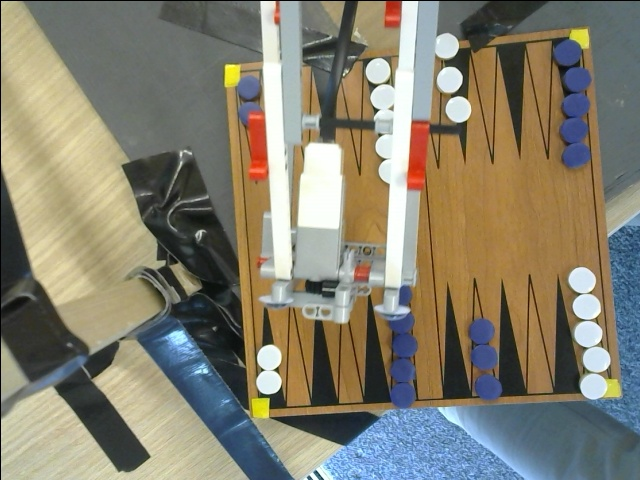
#> input picture Decision Making/logs/Image taken.jpg, 640 x 480 px
$ python -i vision.py   (imports and definitions only)
#> lines starting #> are read from the running program, lines starting #| are printed output that depends on the picture; after the words box and inside, x2 and y2 are one past the last pixel; in counts of white or black regions, pixels touching at a corner belong together
#> further down, picture is the input picture: shape (480, 640, 3); mean B, G, R 111.9, 128.7, 133.2
#!/usr/bin/env python
# coding: utf-8

# Using https://www.pyimagesearch.com/2016/02/15/determining-object-color-with-opencv/ to work coordinates for tokens based on colour.
#
# https://jakevdp.github.io/blog/2017/12/05/installing-python-packages-from-jupyter/ for downloading packages in Notebook.

# In[275]:


# Install a pip package in the current Jupyter kernel
# import sys
# !{sys.executable} -m pip install --upgrade imutils
# !{sys.executable} -m pip install --upgrade opencv-python
# !{sys.executable} -m pip install --upgrade keyboard


# In[276]:


# import the necessary packages
import argparse
import imutils
import cv2
import numpy as np


# In[277]:


# CONSTANTS

# Constant for where the camera is
# 0 is where the black player sits
# 1 is side of board turning 90 degrees anticlockwise
# 2 is where the white player sits
# 3 is 90 degrees clockwise from where the black player sits
BOARD_SIDE = 2
BOARD_ANGLE = BOARD_SIDE * 90

SPIKE_WIDTH = 1 / 13
SPIKE_RADIUS = SPIKE_WIDTH / 2
SPIKE_HEIGHT = 8.5 / 22
MIDDLE_HEIGHT = 1 - (2 * SPIKE_HEIGHT)

# BLACK_COLOUR_LOWER = [50,87,105]
BLACK_COLOUR_LOWER = [46,78,95]
BLACK_COLOUR_HIGHER = [179,255,255]

WHITE_COLOUR_LOWER = [50,0,200]
WHITE_COLOUR_HIGHER = [179,255,255]

BORDER_COLOUR_LOWER = [25,105,149]
BORDER_COLOUR_HIGHER = [60,255,255]

TOKEN_RADIUS = SPIKE_RADIUS
TOKEN_GAP = SPIKE_WIDTH + 0.2 / 22

debug = False

# https://www.pyimagesearch.com/2014/08/04/opencv-python-color-detection/ using to mask the image to only deal with parts of a certain colour.


def debug_log(image, name = "Computer Vision"):
    # Function to log images taken
    # If debug is turned on windows will be opened
    # displaying the camera image when playing
    if debug:
        cv2.imshow(name, image)
        cv2.waitKey(0)
        cv2.destroyAllWindows()
    cv2.imwrite("./logs/" + name + ".jpg", image)


def get_shapes(image, lower, upper, seperate = False, name = ""):
#> called with seperate = False, name = 'Border'
    lower = np.array(lower, dtype = "uint8")
    upper = np.array(upper, dtype = "uint8")

    # Our image is already white on black, but we apply grayscale
    # again, blur the image for better detection and then apply
    # a threshold.
    hsv = cv2.cvtColor(image, cv2.COLOR_BGR2HSV)
#> hsv: shape (480, 640, 3); mean H, S, V 50.7, 75.1, 144.7
    mask = cv2.inRange(hsv, lower, upper)
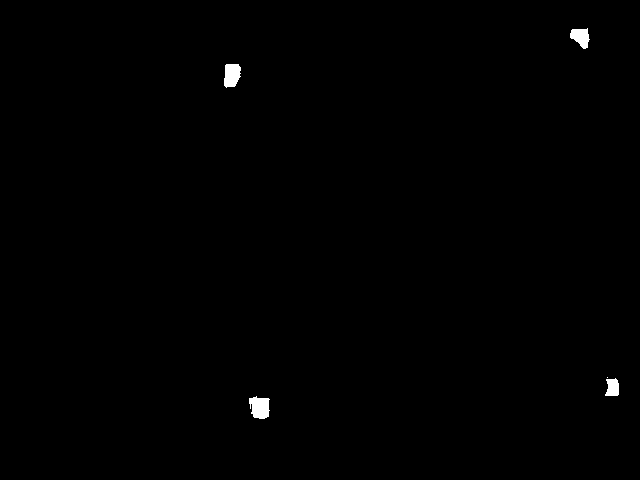
#> mask: shape (480, 640); 0.38% white; 5 white regions (1 under 20 px), largest, box (x1, y1, x2, y2) and area: (249, 396, 270, 419) 371, (224, 64, 241, 88) 332, (570, 28, 590, 49) 274, (605, 378, 619, 396) 202
    image = cv2.bitwise_and(image, image, mask = mask)

    debug_log(image, "Mask " + name)

    cnt = None

    gray = cv2.cvtColor(image, cv2.COLOR_BGR2GRAY)
    blurred = cv2.GaussianBlur(gray, (5, 5), 0)
    thresh = cv2.threshold(blurred, 60, 255, cv2.THRESH_OTSU)[1]
#> thresh: shape (480, 640); 0.38% white; 4 white regions

    if seperate:
        # This is code found from the internet to seperate blobs into circles
        kernel = np.ones((3,3),np.uint8)
        # Removes small unwanted features
        opening = cv2.morphologyEx(thresh,cv2.MORPH_OPEN,kernel, iterations = 2)
        # sure background area
        # sure_bg = cv2.dilate(opening,kernel,iterations=3)
        # Finding sure foreground area
        # Further away a point is from an edge the grayer it becomes
        dist_transform = cv2.distanceTransform(opening,cv2.DIST_L2,5)
        # Binarise with threshold and end up with the white parts
        ret, sure_fg = cv2.threshold(dist_transform,0.7*dist_transform.max(),255,0)
        # Finding unknown region
        sure_fg = np.uint8(sure_fg)
        # unknown = cv2.subtract(sure_bg,sure_fg)

        debug_log(sure_fg, "Split " + name)

        # We find the contours on the small circles calculated from the code
        cnts = cv2.findContours(sure_fg.copy(), cv2.RETR_EXTERNAL,cv2.CHAIN_APPROX_SIMPLE)
    else:
        # If we do not want to seperate the circles we simply find contours
        # on a copy of the threshold
        cnts = cv2.findContours(thresh.copy(), cv2.RETR_EXTERNAL,cv2.CHAIN_APPROX_SIMPLE)
#> cnts = 4 contours; box (x1, y1, x2, y2) and area: (249, 397, 269, 419) 322, (224, 64, 241, 87) 295, (570, 29, 589, 49) 240, (605, 379, 619, 396) 172


    # find the colors within the specified boundaries and apply the mask

    # Each element has the form (x,y,area)
    xs = [];
    ys = [];
    areas = [];

    # Contours are a curve that joins all the continous points
    # around an object with a specific colour intensity.
    # in openCV this is finding white objects on a black background.
    cnts = imutils.grab_contours(cnts)


    # loop over the contours
    for c in cnts:
        # Compute the center of the contour
        M = cv2.moments(c) # Weighted average of pixel intensities

        # Computing the coordinates of the centre of each token.
        # Coordinates are relative to the image.
        # So they are on a 1200 by 720 grid.

        # Small amount of the colour picked up, ignore as no area so
        # will not be a token.
        if M["m00"] <= 0: continue

        xs.append(M["m10"] / M["m00"])
        ys.append(M["m01"] / M["m00"])

        x = int(M["m10"] / M["m00"])
        y = int(M["m01"] / M["m00"])

        # Code off of the internet that can plot the contours.
        cv2.drawContours(image, [c], -1, (0, 255, 0), 2)
        cv2.circle(image, (x, y), 7, (255, 255, 255), -1)
        cv2.putText(image, "center", (x - 20, y - 20),
        cv2.FONT_HERSHEY_SIMPLEX, 0.5, (255, 255, 255), 2)
#> this loop made 4 passes
#> (x, y) on passes 1 to 4: (259, 407), (612, 387), (231, 74), (580, 36)
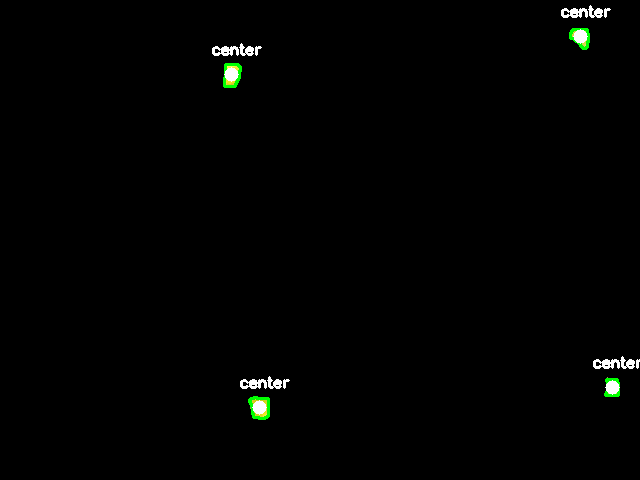
#> image: shape (480, 640, 3); mean B, G, R 1.6, 2.3, 1.7
#> after the loop, xs = [259.6, 612.3, 231.5, 580.3]; ys = [407.2, 387.3, 74.58, 36.68]

    debug_log(image, "Centers " + name)

    return np.vstack((xs,ys))


def perspective_transform(image):

    pts = np.transpose(get_shapes(image, BORDER_COLOUR_LOWER, BORDER_COLOUR_HIGHER, False, "Border"))
#> pts = [[259.6, 407.2], [612.3, 387.3], [231.5, 74.58], [580.3, 36.68]]
    rect = np.zeros((4, 2), dtype = "float32")

    a = pts.sum(axis = 1)
#> a = [666.8, 999.6, 306, 616.9]
    rect[0] = pts[np.argmin(a)]
    rect[3] = pts[np.argmax(a)]

    b = np.diff(pts, axis = 1)
#> b = [147.5, -225, -156.9, -543.6]
    rect[1] = pts[np.argmin(b)]
    rect[2] = pts[np.argmax(b)]

    (tl, tr, bl, br) = rect

    widthA = np.sqrt(((br[0] - bl[0]) ** 2) + ((br[1] - bl[1]) ** 2))
    widthB = np.sqrt(((tr[0] - tl[0]) ** 2) + ((tr[1] - tl[1]) ** 2))
    maxWidth = max(int(widthA), int(widthB))

    heightA = np.sqrt(((tr[0] - br[0]) ** 2) + ((tr[1] - br[1]) ** 2))
    heightB = np.sqrt(((tl[0] - bl[0]) ** 2) + ((tl[1] - bl[1]) ** 2))
    maxHeight = max(int(heightA), int(heightB))

    dst = np.array([[0, 0],[maxWidth , 0],[0, maxHeight],[maxWidth, maxHeight]], dtype = "float32")

    # compute the perspective transform matrix and then apply it
    pt = cv2.getPerspectiveTransform(rect, dst)
#> pt = [[1.1, -0.093, -247.2], [0.119, 1.1, -109.3], [0.000163, 6.08e-06, 1]]
    warped = cv2.warpPerspective(image, pt, (maxWidth, maxHeight))
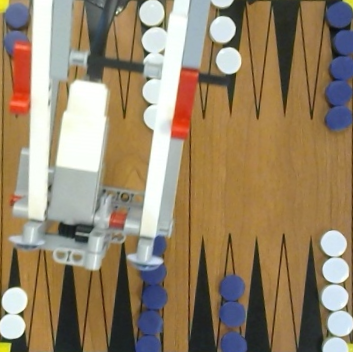
#> warped: shape (352, 353, 3); mean B, G, R 105.2, 132.2, 150.5

    return warped


# [71 lines left out: functions report_positions, count_colours, not called in this run]


def abstract_board(board):
    return [count_colours(spike) for spike in board]


class VisionError(Exception):
    # Base class for exceptions for computer vision
    pass

class CameraReadError(VisionError):
    # Exception raised for error reading from the camera.
    def __init__(self, message):
        self.message = message

class BoardStateError(VisionError):
    # Exepction raised for multiple colours appear to be on the same spike
    def __init__(self, message):
        self.message = message

class MoveRegisteredError(VisionError):
    # Exception raised for multiple pieces being knocked off from one spike
    def __init__(self, message):
        self.message = message


# TEST BOARDS

test_board1 = [("W", 2),("N", 0),("N", 0),("N", 0),("N", 0),("B", 5),
                 ("N", 0),("B", 3),("N", 0),("N", 0),("N", 0),("W", 5),
                 ("B", 5),("N", 0),("N", 0),("N", 0),("W", 3),("N", 0),
                 ("W", 5),("N", 0),("N", 0),("N", 0),("N", 0),("B", 2)]

test_board2 = [("W", 1),("W", 1),("N", 0),("N", 0),("N", 0),("B", 5),
              ("N", 0),("B", 3),("N", 0),("N", 0),("N", 0),("W", 5),
              ("B", 5),("N", 0),("N", 0),("N", 0),("W", 3),("N", 0),
              ("W", 5),("N", 0),("N", 0),("N", 0),("N", 0),("B", 2)]


test_board3 = [("W", 1),("W", 1),("N", 0),("N", 0),("N", 0),("B", 5),
              ("B", 2),("B", 1),("N", 0),("N", 0),("N", 0),("W", 5),
              ("B", 5),("N", 0),("N", 0),("N", 0),("W", 3),("N", 0),
              ("W", 5),("N", 0),("N", 0),("N", 0),("N", 0),("B", 2)]


test_board4 = [("W", 1),("W", 1),("N", 0),("N", 0),("N", 0),("B", 5),
              ("B", 2),("B", 1),("N", 0),("N", 0),("N", 0),("W", 5),
              ("B", 5),("N", 0),("N", 0),("N", 0),("W", 3),("N", 0),
              ("W", 2),("W", 1),("B", 2),("W", 2),("N", 0),("N", 0)]


# [47 lines left out: functions compare_boards, test_compare, not called in this run]


# In[287]:


class Vision:
    # [204 lines left out: functions __init__, get_move, update_board, test_play, take_turn, test_get_move and 1 more, not called in this run]


>>> import cv2
>>> picture = cv2.imread('logs/Image taken.jpg')
>>> result = perspective_transform(picture)
